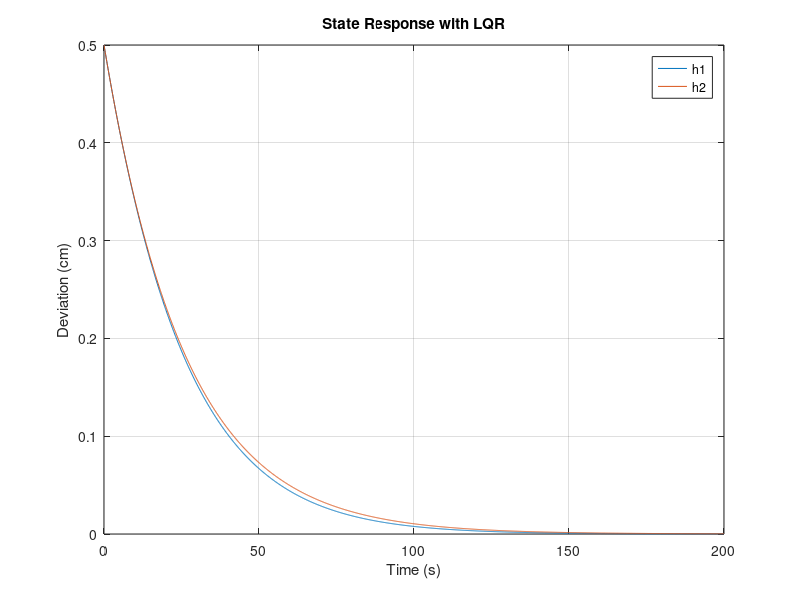

MATLAB code to generate this figure:
clc
clear all
close all

A = [-0.0274 0 0.0148 0;
     0 -0.0285 0 0.0121;
     0 0 -0.0264 0;
     0 0 0 -0.0216];

B = [0.0080 0;
     0 0.0080;
     0.0212 0;
     0 0.0212];

Q = diag([1, 1, 0.5, 0.5]);
R = diag([0.1, 0.1]);

[K, P, E] = lqr(A, B, Q, R);
disp('LQR Gain K:');
disp(K);
disp('Closed-loop Poles:');
disp(E);

sys_cl = ss(A - B*K, zeros(4,2), eye(4), zeros(4,2));
t = 0:0.1:200;
x0 = [0.5; 0.5; 0; 0];
[y, t, x] = initial(sys_cl, x0, t);

figure;
plot(t, x(:,1), t, x(:,2));
title('State Response with LQR');
xlabel('Time (s)'); ylabel('Deviation (cm)');
legend('h1', 'h2');
grid on;

ts = t(find(abs(x(:,1)) < 0.01 * 0.5, 1, 'last'));
overshoot = max(0, min(x(:,1)) / 0.5) * 100;
disp(['Settling Time: ' num2str(ts) ' s']);
disp(['Overshoot: ' num2str(overshoot) '%']);
